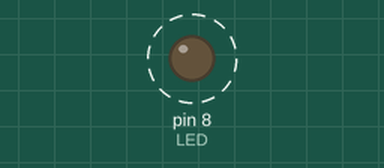
Bench run of a sketch on a simulated Arduino Uno, built with avr-gcc and run on an emulated ATmega328P. Shown: output pins drawn as LEDs (lit = HIGH). Dashed ring = blinking.

Above: at 0.5 s.
Timing chart, 0 to 4.6 s (numbered marks = the images above):
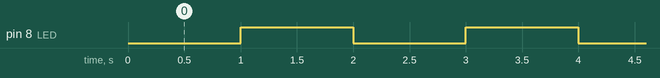

The sketch:

aula03-0908.ino
```cpp
const int LED = 8; //variável int (numero da porta), const porque nao vamos mudar ela

void setup() {
  pinMode(LED, OUTPUT); //indica o tipo de porta, no caso porta 8 saída
}

void loop() {
  //enquanto estiver desligado na energia a logica sera executada
  digitalWrite(LED, LOW); //porta digital, lendo de forma digital (0 e 1), iniciando desligado (LOW)
  delay(1000); //em ms
  digitalWrite(LED, HIGH); //ligado
  delay(1000);
}

//indicar qual placa estamos trabalhando: Tools > Board
//verificar se a porta está ativada: Tools > Port
```

Measured:
- by itself, pin 8 (LED): alternates HIGH for 1.0 s and LOW for 1.0 s
